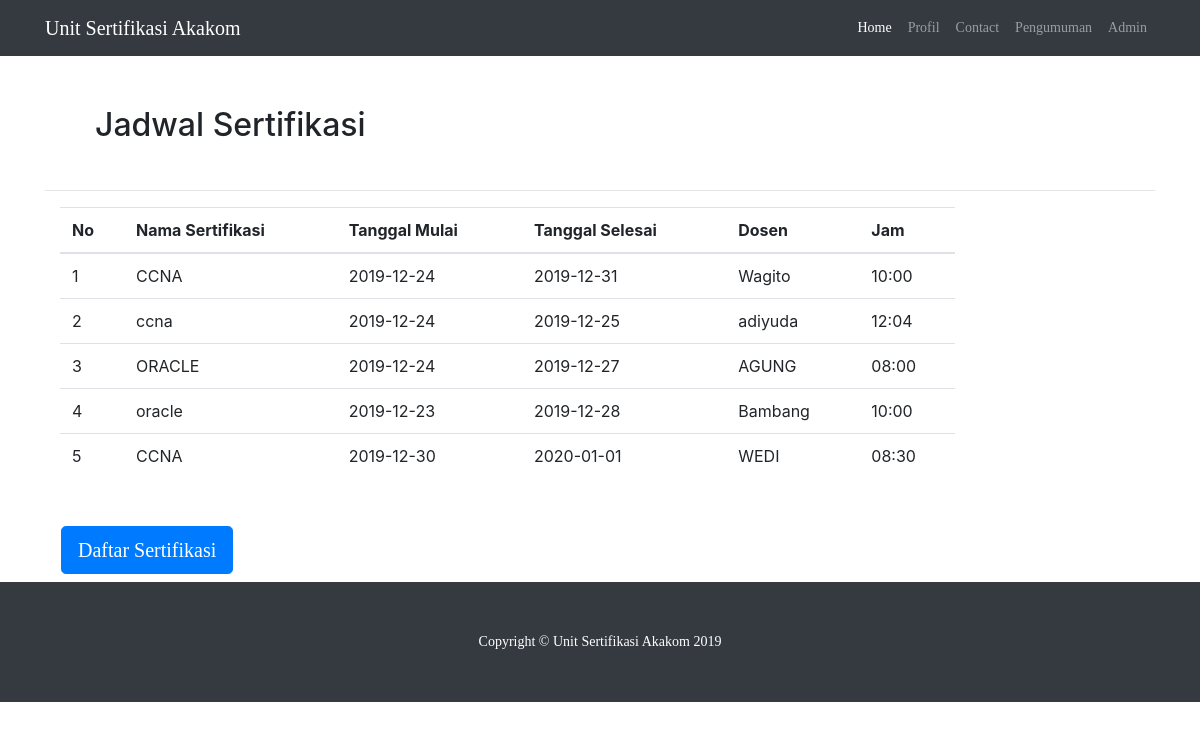
Before: /index.php/welcome/pengumuman with the older database file.
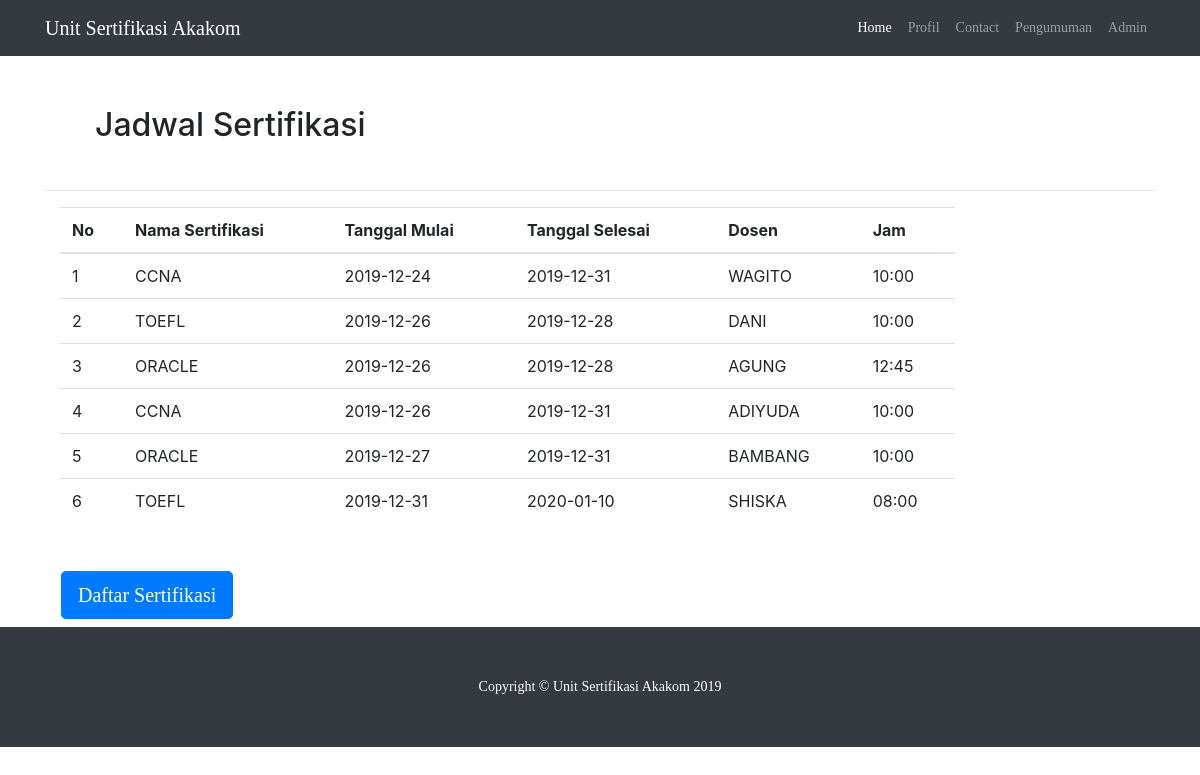
After: the same page with the newer database file.
### tables this page shows
CREATE TABLE `sertifikasi` (
  `id_sertifikasi` int(11) NOT NULL,
  `namaSertifikasi` varchar(25) NOT NULL,
  `tglMulai` date NOT NULL,
  `tglSelesai` date NOT NULL,
  `dosen` varchar(50) NOT NULL,
  `jam` varchar(15) NOT NULL
);

### application/controllers/Welcome.php (called while the page is built, shortened)
<?php
class Welcome extends CI_Controller {
	public function pengumuman(){
		$data = $this->mymodel->TampilJadwalSertifikas();
		$this->load->view('pengumuman',array('data' => $data));
		$data['judul'] = "Halaman Pengumuman";
		$this->load->view('header',$data);
		$this->load->view('footer',$data);
	}
}

### index.php (called while the page is built, shortened)
<?php
require_once BASEPATH.'core/CodeIgniter.php';

### application/models/mymodel.php (called while the page is built, shortened)
<?php
class Mymodel extends CI_Model {
	public function TampilJadwalSertifikas($where=""){
		$data =  $this->db->query('SELECT * from sertifikasi'.$where);
		return $data->result_array();
	}
}

### application/views/pengumuman.php (the view)
<section>
<div class="main">
			<div class="main-content">
				<div class="container-fluid">
					<div class="panel panel-headline">
							<div class="container">
								<h2 style="padding: 50px; padding-bottom: 30px;">Jadwal Sertifikasi</h2><hr>
								<div class="panel-body col-md-10">
			                      <table class="table">
			                        <thead>
			                          <tr>
			                            <th scope="col">No</th>
			                            <th scope="col">Nama Sertifikasi</th>
			                            <th scope="col">Tanggal Mulai</th>
			                            <th scope="col">Tanggal Selesai</th>
			                            <th scope="col">Dosen</th>
			                            <th scope="col">Jam</th>
			                          </tr>
			                        </thead>
			                        <tbody>
			                        <?php
			                          $no=1;
			                          foreach ($data as $isi) { ?>
			                          <tr>
			                            <td><?php echo $no++;?></td>
			                            <td><?php echo $isi['namaSertifikasi'];?></td>
			                            <td><?php echo $isi['tglMulai'];?></td>
			                            <td><?php echo $isi['tglSelesai'];?></td>
			                            <td><?php echo $isi['dosen'];?></td>
			                            <td><?php echo $isi['jam'];?></td>
			                          </tr>
			                        <?php } ?>
			                        </tbody>
			                      </table>
			                  </div>
			                  <br><a class="nav-link" href="<?php echo site_url('welcome') ?>"><button class="btn btn-primary btn-lg">Daftar Sertifikasi</button></a>
							</div>
					</div>
				</div>
			</div>
		</div>
</section>

Changed rows visible on the page:
removed sertifikasi: namaSertifikasi "ccna", tglMulai "2019-12-24", tglSelesai "2019-12-25", dosen "adiyuda", jam "12:04"
removed sertifikasi: namaSertifikasi "ORACLE", tglMulai "2019-12-24", tglSelesai "2019-12-27", dosen "AGUNG", jam "08:00"
removed sertifikasi: namaSertifikasi "oracle", tglMulai "2019-12-23", tglSelesai "2019-12-28", dosen "Bambang", jam "10:00"
removed sertifikasi: namaSertifikasi "CCNA", tglMulai "2019-12-30", tglSelesai "2020-01-01", dosen "WEDI", jam "08:30"
changed sertifikasi: dosen "Wagito" → "WAGITO"
added sertifikasi: namaSertifikasi "TOEFL", tglMulai "2019-12-26", tglSelesai "2019-12-28", dosen "DANI", jam "10:00"
added sertifikasi: namaSertifikasi "ORACLE", tglMulai "2019-12-26", tglSelesai "2019-12-28", dosen "AGUNG", jam "12:45"
added sertifikasi: namaSertifikasi "CCNA", tglMulai "2019-12-26", tglSelesai "2019-12-31", dosen "ADIYUDA", jam "10:00"
added sertifikasi: namaSertifikasi "ORACLE", tglMulai "2019-12-27", tglSelesai "2019-12-31", dosen "BAMBANG", jam "10:00"
added sertifikasi: namaSertifikasi "TOEFL", tglMulai "2019-12-31", tglSelesai "2020-01-10", dosen "SHISKA", jam "08:00"
